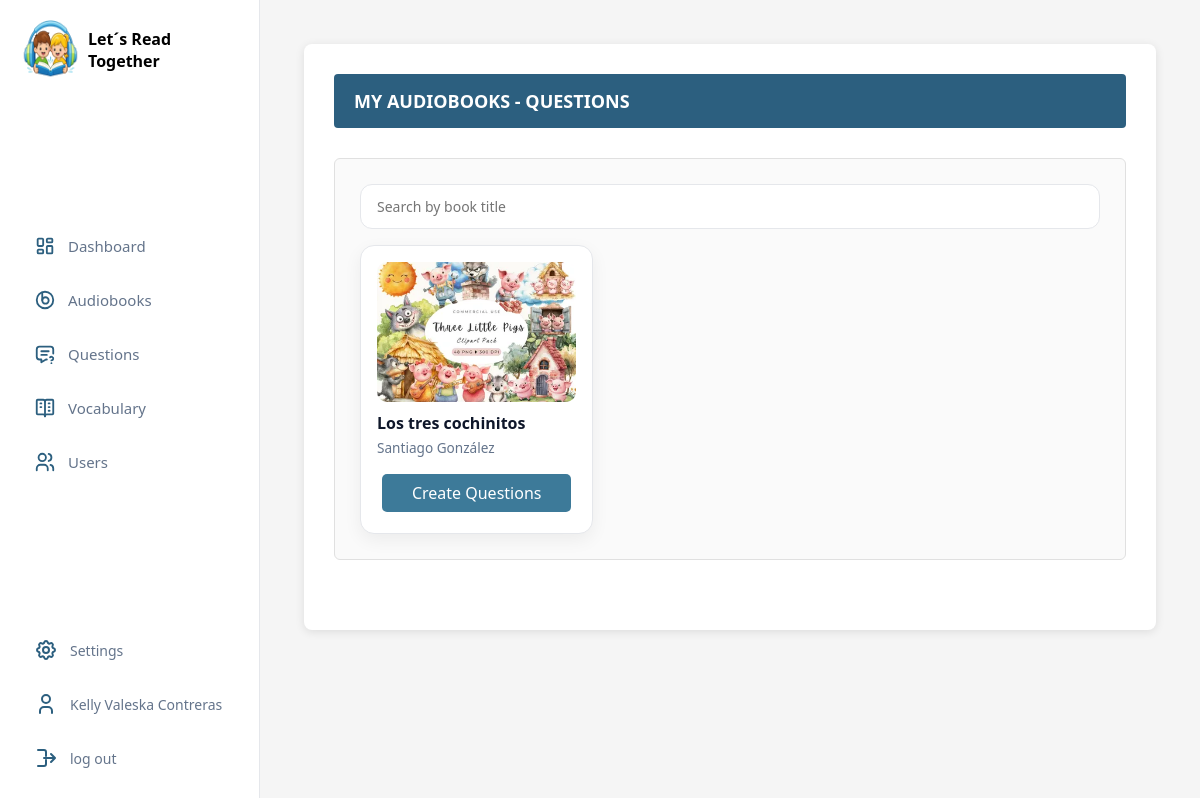
Screenshot of /audiobooks/mis-audiolibros/ (signed in) with the database file from the repository.
### apps/audiobooks/models.py (models this page shows, shortened)
class Audiobook(models.Model):
    title = models.CharField(
        max_length=255,
        verbose_name="Título"
    )
    author_name = models.CharField(
        max_length=255,
        verbose_name="Autor"
    )
    cover_image = models.ImageField(
        upload_to="audiobooks/covers/",
        verbose_name="Portada"
    )
    audio_file = models.FileField(
        upload_to="audiobooks/audio/",
        verbose_name="Archivo de audio"
    )
    added_by = models.ForeignKey(
        User,
        on_delete=models.CASCADE,
        related_name="audiobooks_uploaded",
        verbose_name="Subido por"
    )
    created_at = models.DateTimeField(
        auto_now_add=True,
        verbose_name="Fecha de creación"
    )
    pdf_file = models.FileField(
        upload_to="audiobooks/pdfs/",
        verbose_name="Archivo PDF (Libro)",
        validators=[FileExtensionValidator(allowed_extensions=['pdf'])],
        null=True,  # Permite que registros antiguos no tengan PDF
        blank=True  # Permite que el formulario se envíe sin PDF si no es obligatorio
    )
    is_active = models.BooleanField(default=True)
    slug = models.SlugField(unique=True, blank=True)

### apps/audiobooks/views.py (the view)
# urls.py: path('audiobooks/mis-audiolibros/',views.mis_audiolibros_view,name='mis_audiolibros'),
@login_required
def mis_audiolibros_view(request):
    audiolibros = Audiobook.objects.filter(added_by=request.user)
    return render(
        request,
        'administrador/Questions/inicio_preguntas.html',
        {
            'audiolibros': audiolibros,
            "titulo_libro": "Let´s Read Together"
        }
    )

### templates/administrador/Questions/inicio_preguntas.html (shortened to what this page needs)
{% extends 'administrador/inicio_administrador.html' %}
{% load static %}
{% block css %}
{{ block.super }}
<link rel="stylesheet" href="{% static 'css/style_administrador/inicio_preguntas.css' %}">
{% endblock %}
{% block content %}
<div class="audiobooks-questions">
    <div class="title">
        <h2>My Audiobooks - Questions</h2>
    </div>
    <div class="detalle-questions">
        <div class="search-box">
            <input type="text" id="searchInput" placeholder="Search by book title">
        </div>
        {% if audiolibros %}
        <div class="audiobook-grid">
            {% for audiobook in audiolibros %}
            <div class="audiobook-card">
                {% if audiobook.cover_image %}
                <img src="{{ audiobook.cover_image.url }}" alt="{{ audiobook.title }}">
                {% endif %}
                <h3>{{ audiobook.title }}</h3>
                <p class="author">{{ audiobook.author_name }}</p>
                {% if request.user == audiobook.added_by and audiobook.is_active %}
                <a href="{% url 'manage_questions' audiobook.id %}" class="btn-questions">
                    Create Questions
                </a>
                {% else %}
                <button class="btn-questions disabled" disabled>
                    No Access
                </button>
                {% endif %}
            </div>
            {% endfor %}
        </div>
    </div>
    {% else %}
    <div class="empty-state">
        <div class="empty-icon">📊</div>
        <p>No results yet.</p>
    </div>
    {% endif %}
</div>
{% endblock %}

### templates/administrador/sidebar_administrador.html (shortened to what this page needs)
{% load static %}
<div class="sidebar-top">
    <div class="brand">
        <canvas id="logoCanvas" width="50" height="50"></canvas>
        <span>{{titulo_libro}}</span>
    </div>
</div>
<nav class="menu">
    <a href="{% url 'administrador' %}">
        Dashboard
    </a>
    <a href="{% url 'lista_libro' %}">
        Audiobooks
    </a>
    <a href="{% url 'mis_audiolibros' %}">
        Questions
    </a>
    <a href="{% url 'lista_vocabulario' %}">
        Vocabulary
    </a>
    <a href="{% url 'usuarios' %}">
        Users
    </a>
</nav>
<div class="sidebar-bottom">
    <a href="{% url 'settings' %}">
        Settings
    </a>
    <a href="#">
        {{ request.user.get_full_name|default:request.user.username }}
    </a>
    <a href="{% url 'logout' %}">
        <svg xmlns="http://www.w3.org/2000/svg" width="24" height="24" viewBox="0 0 24 24" fill="none" stroke="#2c5f7f"
            stroke-width="2" stroke-linecap="round" stroke-linejoin="round">
            <path d="M10 12h10" />
            <path d="M17 8l4 4l-4 4" />
            <path d="M4 4h6a2 2 0 0 1 2 2v4" />
            <path d="M12 14v4a2 2 0 0 1 -2 2h-6" />
        </svg>
        log out
    </a>
</div>
<script>
    (function () {
        function initCanvas() {
            const canvas = document.getElementById('logoCanvas');
            if (!canvas) return;
            const ctx = canvas.getContext('2d');
            const img = new Image();
            img.onload = function () {
                canvas.width = 60;
                canvas.height = 60;
                ctx.drawImage(img, 0, 0, 60, 60);
                const imageData = ctx.getImageData(0, 0, 60, 60);
                const data = imageData.data;
                for (let i = 0; i < data.length; i += 4) {
                    const r = data[i];
                    const g = data[i + 1];
                    const b = data[i + 2];
                    if (r > 240 && g > 240 && b > 240) {
                        data[i + 3] = 0;
                    }
                }
                ctx.putImageData(imageData, 0, 0);
            };
            // IMPORTANTE: Usar template tag de Django
            img.src = "/static/img/Audiobooks_fondo.ico";
        }
        // Ejecutar
        if (document.readyState === 'loading') {
            document.addEventListener('DOMContentLoaded', initCanvas);
        } else {
            initCanvas();
        }
    })();
</script>

### static/css/style_administrador/inicio.css (style rules this page uses)
* { margin: 0; padding: 0; box-sizing: border-box; font-family: system-ui, -apple-system, BlinkMacSystemFont, sans-serif; }
body { background: #f8fafc; display: flex; min-height: 100vh; padding: 20px; }
.sidebar-top { display: flex; align-items: center; gap: 12px; }
.brand { display: flex; align-items: center; gap: 8px; font-weight: 700; font-size: 16px; }
.menu { display: flex; flex-direction: column; gap: 8px; }
.menu a { display: flex; align-items: center; gap: 12px; text-decoration: none; color: #64748b; padding: 12px 14px; border-radius: 10px; font-size: 15px; font-weight: 500; transition: background 0.2s, color 0.2s; }
.menu a svg { width: 22px; height: 22px; flex-shrink: 0; }
.sidebar-bottom { display: flex; flex-direction: column; gap: 10px; font-size: 14px; }
.sidebar-bottom a { display: flex; align-items: center; gap: 12px; text-decoration: none; color: #64748b; padding: 10px 14px; border-radius: 10px; transition: background 0.2s, color 0.2s; }
.title { font-size: 32px; font-weight: 700; color: #2c3e50; margin-bottom: 30px; }

### static/css/style_administrador/inicio_preguntas.css (style rules this page uses)
* { margin: 0; padding: 0; box-sizing: border-box; }
body { font-family: "Segoe UI", Tahoma, Geneva, Verdana, sans-serif; background-color: #f5f5f5; padding: 20px; }
.audiobooks-questions { max-width: 1400px; margin: 0 auto; background: white; padding: 30px; border-radius: 8px; box-shadow: 0 2px 10px rgba(0, 0, 0, 0.1); }
.detalle-questions { margin-bottom: 40px; border: 1px solid #e0e0e0; padding: 25px; border-radius: 6px; background: #fafafa; }
.audiobook-grid { display: grid; grid-template-columns: repeat(auto-fill, minmax(220px, 1fr)); gap: 20px; }
.audiobook-card { background: #ffffff; border-radius: 14px; padding: 16px; border: 1px solid #e5e7eb; box-shadow: 0 6px 18px rgba(0, 0, 0, 0.06); display: flex; flex-direction: column; }
.audiobook-card img { width: 100%; height: 140px; object-fit: cover; border-radius: 10px; margin-bottom: 10px; }
.audiobook-card h3 { font-size: 1rem; margin-bottom: 4px; color: #0f172a; font-weight: 600; }
.author { font-size: 0.85rem; color: #64748b; margin-bottom: 12px; }
.btn-questions { margin-top: auto; display: block; text-align: center; padding: 10px; background: #3d7a99; color: #ffffff; border-radius: 10px; text-decoration: none; font-weight: 500; transition: background 0.2s; }
.search-box { margin-bottom: 16px; }
.search-box input { width: 100%; padding: 12px 16px; border-radius: 12px; border: 1px solid #e5e7eb; font-size: 14px; }
.btn-questions { display: inline-block; margin: 5px; padding: 8px 12px; border-radius: 5px; text-decoration: none; color: white; border: none; cursor: pointer; }

### rows the page displays
Audiobook: cover_image (picture), title "Los tres cochinitos", author_name "Santiago González", is_active "Create Questions"

### other values shown
{{ titulo_libro }} "Let´s Read Together"
{{ request.user.get_full_name|default:request.user.username }} "Kelly Valeska Contreras"
